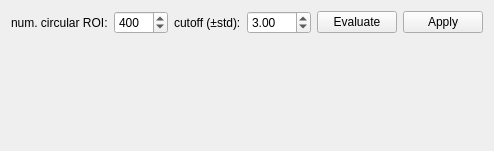
             <widget class="QWidget" name="tab_5">
              <attribute name="title">
               <string>Outlier</string>
              </attribute>
              <layout class="QGridLayout" name="gridLayout_14">
               <item row="0" column="0">
                <layout class="QGridLayout" name="gridLayout_13">
                 <item row="0" column="0">
                  <widget class="QLabel" name="label_16">
                   <property name="text">
                    <string>num. circular ROI:</string>
                   </property>
                  </widget>
                 </item>
                 <item row="0" column="1">
                  <widget class="QSpinBox" name="outlier_num_roi">
                   <property name="maximum">
                    <number>2000</number>
                   </property>
                   <property name="value">
                    <number>400</number>
                   </property>
                  </widget>
                 </item>
                 <item row="0" column="2">
                  <widget class="QLabel" name="label_15">
                   <property name="text">
                    <string>cutoff (±std):</string>
                   </property>
                  </widget>
                 </item>
                 <item row="0" column="3">
                  <widget class="QDoubleSpinBox" name="outlier_cutoff">
                   <property name="maximum">
                    <double>999.000000000000000</double>
                   </property>
                   <property name="singleStep">
                    <double>0.100000000000000</double>
                   </property>
                   <property name="value">
                    <double>3.000000000000000</double>
                   </property>
                  </widget>
                 </item>
                 <item row="0" column="4">
                  <widget class="QPushButton" name="btn_mask_outlier_evaluate">
                   <property name="text">
                    <string>Evaluate</string>
                   </property>
                  </widget>
                 </item>
                 <item row="0" column="5">
                  <widget class="QPushButton" name="btn_mask_outlier_apply">
                   <property name="text">
                    <string>Apply</string>
                   </property>
                  </widget>
                 </item>
                </layout>
               </item>
               <item row="1" column="0">
                <widget class="PlotWidget" name="mask_outlier_hdl" native="true">
                 <property name="sizePolicy">
                  <sizepolicy hsizetype="Expanding" vsizetype="Expanding">
                   <horstretch>0</horstretch>
                   <verstretch>0</verstretch>
                  </sizepolicy>
                 </property>
                 <property name="minimumSize">
                  <size>
                   <width>300</width>
                   <height>100</height>
                  </size>
                 </property>
                </widget>
               </item>
              </layout>
             </widget>
